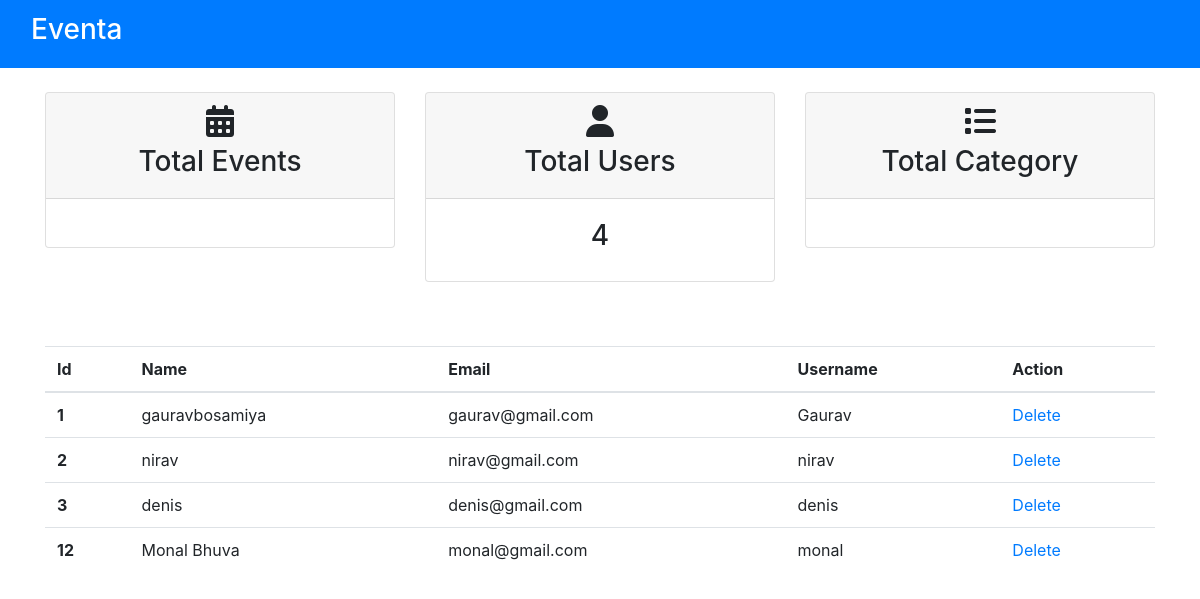
Page /all-users/ on the committed database.
### event/models.py (models this page shows)
class User(AbstractUser):
    name = models.CharField(max_length=100, null=True)
    email = models.EmailField(unique=True)
    bio = models.TextField(null=True, blank=True)
    heckathon_participant = models.BooleanField(default=True, null=True)
    type = models.CharField(max_length=15, null=True, blank=True, default='participant')
    avatar = models.ImageField(upload_to='event_category/', null=True, blank=True)
    USERNAME_FIELD = 'email'
    REQUIRED_FIELDS = ['username']

### event/views.py (the view)
# urls.py: path('all-users/', views.all_users, name='all-users'),
def all_users(request):
    users = User.objects.all()
    context = {'users': users}
    return render(request, 'admin/admin_home.html', context)

### event/templates/admin/admin_home.html (shortened to what this page needs)
{% extends 'admin/admin_base.html' %}
{% block content %}
<div class="container my-4">
     <div class="row">
         <div class="col-md-4">
             <div class="card mb-3">
                 <div class="card-header text-center">
                     <i class="fa-solid fa-calendar-days fa-2x"></i>
                    <h3 class="mt-2">Total Events</h3>
                 </div>
                 <div class="card-body text-center">
                 </div>
             </div>
         </div>
          <div class="col-md-4">
             <div class="card mb-3">
                 <div class="card-header text-center">
                    <i class="fa-solid fa-user fa-2x"></i>
                    <h3 class="mt-2">Total Users</h3>
                 </div>
                 <div class="card-body text-center">
                     <h3>{{users.count}}</h3>
                 </div>
             </div>
         </div>
          <div class="col-md-4">
             <div class="card mb-3">
                 <div class="card-header text-center">
                     <i class="fa-solid fa-list fa-2x"></i>
                    <h3 class="mt-2">Total Category</h3>
                 </div>
                 <div class="card-body text-center">
                 </div>
             </div>
         </div>
     </div>
    <table class="table table-hover mt-5">
  <thead>
    <tr>
      <th scope="col">Id</th>
      <th scope="col">Name</th>
        <th scope="col">Email</th>
        <th scope="col">Username</th>
      <th scope="col">Action</th>
    </tr>
  </thead>
  <tbody>
  {% for users in users %}
    <tr>
      <th scope="row">{{users.id}}</th>
      <td>{{users.name}}</td>
      <td>{{users.email}}</td>
      <td>{{users.username}}</td>
    <td><a href="{% url 'delete-user' users.id %}">Delete</a></td>
    </tr>
  {% endfor %}
  </tbody>
</table>
</div>
{% endblock content %}

### rows in the picture
User: id "1", name "gauravbosamiya", email "gaurav@gmail.com", username "Gaurav"
User: id "2", name "nirav", email "nirav@gmail.com", username "nirav"
User: id "3", name "denis", email "denis@gmail.com", username "denis"
User: id "12", name "Monal Bhuva", email "monal@gmail.com", username "monal"

### other values in the picture
{{ users.count }} "4"
